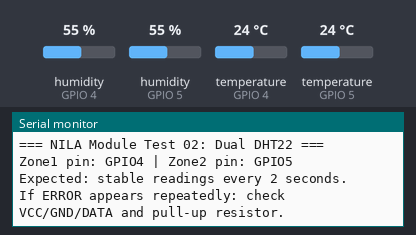
The sketch below on a simulated ESP32-C3. Parts: the last lines printed to the serial monitor. The inputs (shaded band) are chosen by the test bench; at power-on: humidity (sensors on GPIO 4, GPIO 5) 55 %, temperature (sensors on GPIO 4, GPIO 5) 24 °C.

Above: at 1.6 s.
1.7 s: humidity (sensor on GPIO 4) set to 22 %
At 2.5 s:
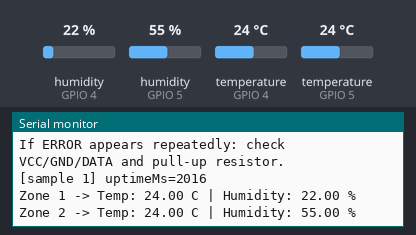
6.9 s: humidity (sensor on GPIO 5) set to 22 %
At 9.5 s:
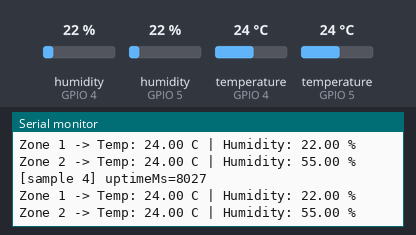
12.1 s: temperature (sensor on GPIO 4) set to 12 °C
At 12.1 s:
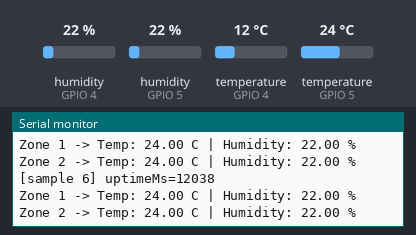
17.3 s: temperature (sensor on GPIO 5) set to 12 °C
At 18.7 s:
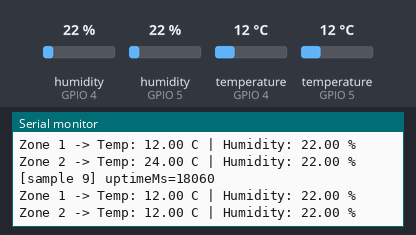
22.5 s: humidity (sensor on GPIO 4) set to 40 %
At 24.5 s:
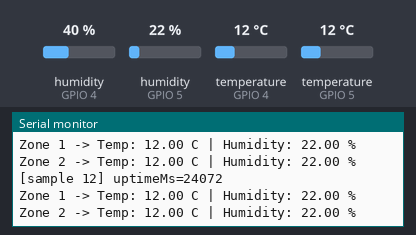
27.7 s: humidity (sensor on GPIO 5) set to 40 %
At 29.2 s:
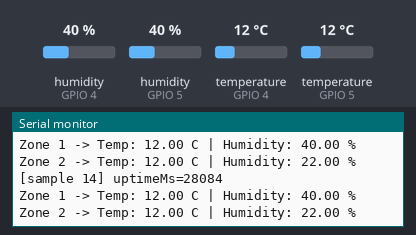
Timing chart, 0 to 30.7 s (numbered marks = the images above; inputs shaded):
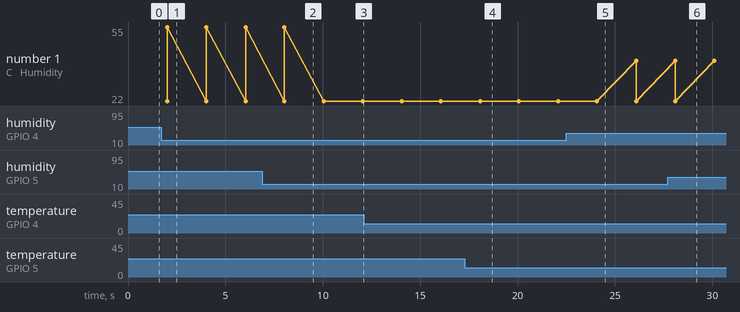

Measured:
- after the input at 1.7 s, the serial monitor: prints a new line after 0.33 s (image 1)
- after the input at 17.3 s, the serial monitor: prints a new line after 0.77 s (image 4)

The sketch:

02_dht_dual_test.ino
```cpp
#include <Arduino.h>
#include <DHT.h>

const uint32_t SERIAL_BAUD = 115200;
const uint32_t SAMPLE_MS = 2000;

const uint8_t DHT_PIN_Z1 = 4;
const uint8_t DHT_PIN_Z2 = 5;

DHT dhtZ1(DHT_PIN_Z1, DHT22);
DHT dhtZ2(DHT_PIN_Z2, DHT22);

uint32_t lastSampleAt = 0;
uint32_t sampleCount = 0;

void printZone(uint8_t zone, float tempC, float humidityPct)
{
  bool ok = !isnan(tempC) && !isnan(humidityPct);
  if (!ok)
  {
    Serial.printf("Zone %u -> ERROR: failed reading DHT22\n", zone);
    return;
  }

  Serial.printf(
      "Zone %u -> Temp: %.2f C | Humidity: %.2f %%\n",
      zone,
      tempC,
      humidityPct);
}

void setup()
{
  Serial.begin(SERIAL_BAUD);
  delay(400);
  Serial.println();
  Serial.println("=== NILA Module Test 02: Dual DHT22 ===");
  Serial.printf("Zone1 pin: GPIO%u | Zone2 pin: GPIO%u\n", DHT_PIN_Z1, DHT_PIN_Z2);
  Serial.println("Expected: stable readings every 2 seconds.");
  Serial.println("If ERROR appears repeatedly: check VCC/GND/DATA and pull-up resistor.");

  dhtZ1.begin();
  dhtZ2.begin();
}

void loop()
{
  uint32_t now = millis();
  if ((uint32_t)(now - lastSampleAt) < SAMPLE_MS)
  {
    delay(20);
    return;
  }

  lastSampleAt = now;
  sampleCount++;

  float z1TempC = dhtZ1.readTemperature();
  float z1HumidityPct = dhtZ1.readHumidity();
  float z2TempC = dhtZ2.readTemperature();
  float z2HumidityPct = dhtZ2.readHumidity();

  Serial.printf("\n[sample %lu] uptimeMs=%lu\n", (unsigned long)sampleCount, (unsigned long)now);
  printZone(1, z1TempC, z1HumidityPct);
  printZone(2, z2TempC, z2HumidityPct);
}
```
